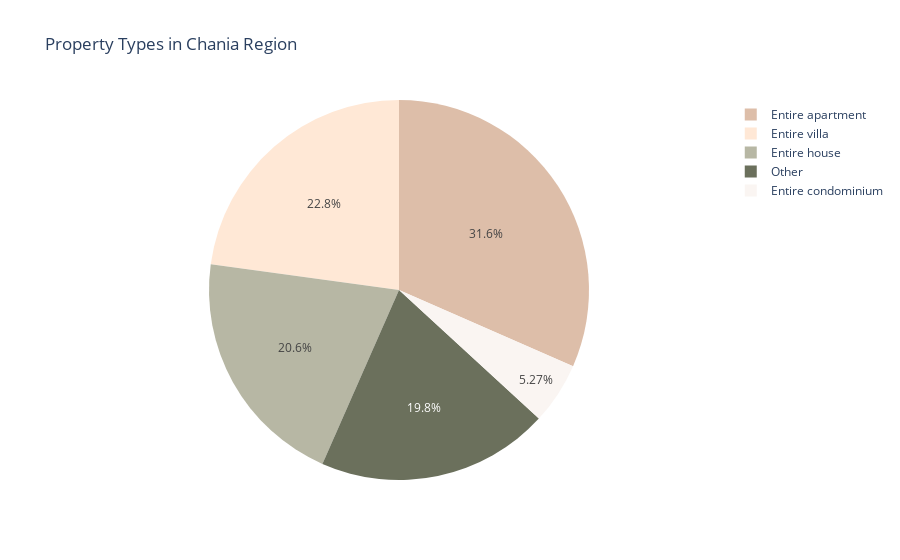

The notebook cell this image was saved under:
### Markdown cell above
#### i) Property types distribution

### Code cell
# Show distribution of property types
df_p_types = pd.DataFrame(df_listings.property_type.value_counts()/df_listings.shape[0])

# Assign properties that are <4% to Other category
threshold = 0.04

# First take the properties that are >threshold to the dataframe that we will use for charting
df_p_types_chart = df_p_types[df_p_types.property_type>=threshold]

# Create Other bucket by summing all the values with <threshold
df_other = pd.DataFrame(df_p_types.loc[df_p_types.property_type<threshold,"property_type"].sum(), columns=['property_type'], index=['Other'])

# Add to dataframe
df_p_types_chart= df_p_types_chart.append(df_other)

# Plot using Plotly
fig = px.pie(df_p_types_chart, values='property_type', names=df_p_types_chart.index, title='Property Types in Chania Region' ,
             color_discrete_sequence= ['#ddbea9', '#ffe8d6', '#b7b7a4',
                '#6b705c'])

fig

### Figure 1 — Plotly figure (JSON) as saved in the notebook; plotly's stock layout.template omitted (floating-point values rounded to 4 significant figures)
{"data": [{"domain": {"x": [0, 1], "y": [0, 1]}, "hovertemplate": "index=%{label}<br>property_type=%{value}<extra></extra>", "labels": ["Entire apartment", "Entire villa", "Entire house", "Entire condominium", "Other"], "legendgroup": "", "name": "", "showlegend": true, "type": "pie", "values": [0.3157, 0.2283, 0.2056, 0.0527, 0.1977]}], "layout": {"legend": {"tracegroupgap": 0}, "piecolorway": ["#ddbea9", "#ffe8d6", "#b7b7a4", "#6b705c"], "title": {"text": "Property Types in Chania Region"}}}
